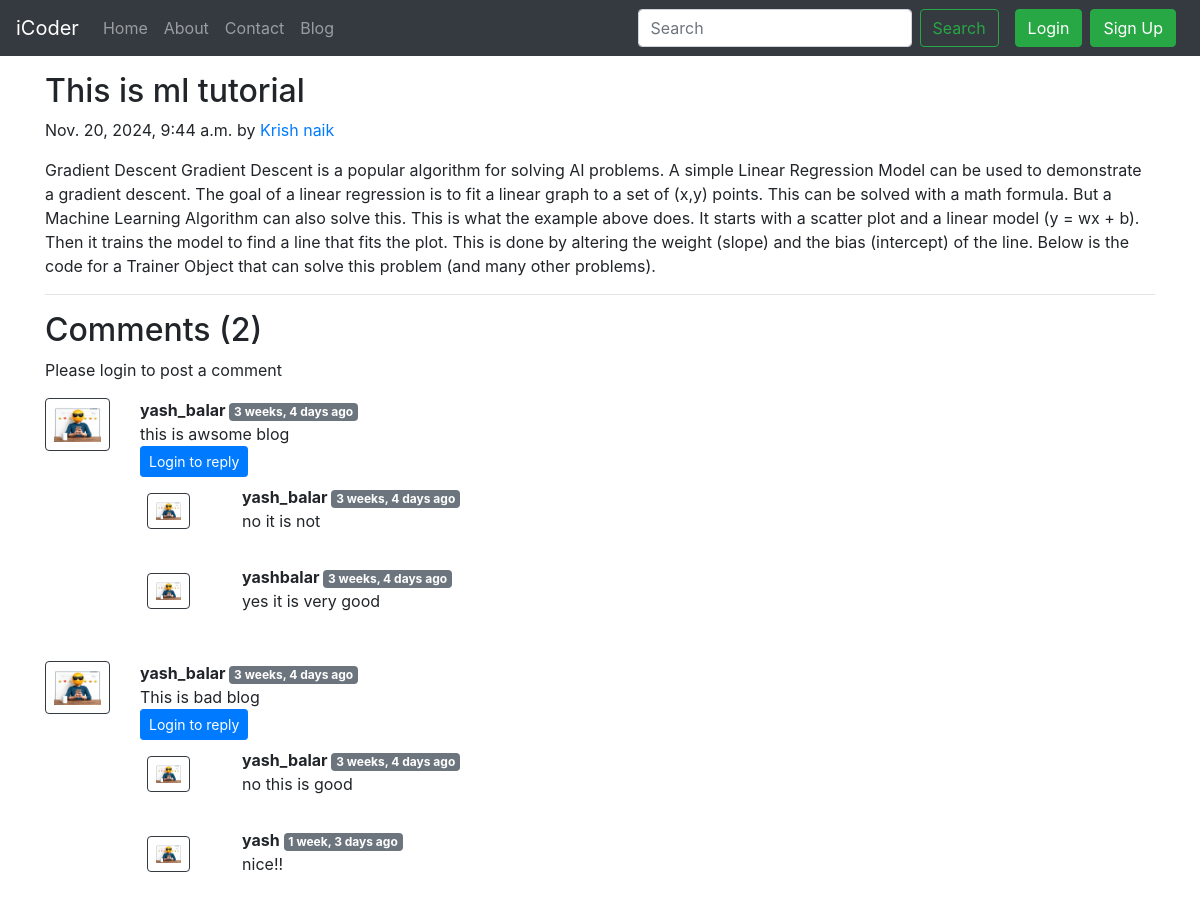
Screenshot of /blog/slug for it is ml with the database file from the repository.
### blog/models.py (models this page shows, shortened)
class Post(models.Model):
    sno=models.AutoField(primary_key=True)
    title=models.CharField(max_length=255)
    author=models.CharField(max_length=14)
    slug=models.CharField(max_length=130)
    timeStamp=models.DateTimeField(blank=True)
    content=models.TextField()

class BlogComment(models.Model):
    sno= models.AutoField(primary_key=True)
    comment=models.TextField()
    user=models.ForeignKey(User, on_delete=models.CASCADE)
    post=models.ForeignKey(Post, on_delete=models.CASCADE)
    parent=models.ForeignKey('self',on_delete=models.CASCADE, null=True )
    timestamp= models.DateTimeField(default=now)
    def __str__(self):
        return self.comment[0:13] + "..." + "by" + " " + self.user.username

### blog/views.py (the view)
# urls.py: path('<str:slug>', views.blogPost, name="blogPost"),
def blogPost(request, slug):
    post=Post.objects.filter(slug=slug).first()
    comments= BlogComment.objects.filter(post=post, parent=None)
    replies= BlogComment.objects.filter(post=post).exclude(parent=None)
    replyDict={}
    for reply in replies:
        print(reply)
        if reply.parent.sno not in replyDict.keys():
            replyDict[reply.parent.sno]=[reply]
        else:
            replyDict[reply.parent.sno].append(reply)
    context={'post':post, 'comments': comments, 'user': request.user, 'replyDict': replyDict}
    return render(request, "blog/blogPost.html", context)

### blog/templatetags/extras.py (called while the page is built)
@register.filter(name='get_val')
def get_val(dict, key):
    return dict.get(key)

### templates/blog/blogPost.html (shortened to what this page needs)
{% extends 'base.html' %}
{% block body %}
{% load humanize %}
{% load extras %}
<div class="container my-3">
    <h2 class="blog-post-title">{{post.title}}</h2>
    <p class="blog-post-meta">{{post.timeStamp}} by <a href="/about">{{post.author}}</a></p>
    <p>{{post.content|safe}}</p>
    <hr>
</div>
<div class="container">
    <h2> Comments ({{comments.count}}) </h2>
    <div class="my-2">
        {% if user.is_authenticated %}
        <form action="/blog/postComment" method="post">
            {% csrf_token %}
            <div class="form-group">
                <label for="exampleInputEmail1">Post Comment </label>
                <input type="text" class="form-control" name="comment" placeholder="Enter comment here">
            </div>
            <input type="hidden" name="postSno" value="{{post.sno}}">
            <input type="hidden" name="parentSno" value="">
            <button type="submit" class="btn btn-primary">Submit</button>
        </form>
        {% else %}
        Please login to post a comment
        {% endif %}
    </div>
    {% for comment in comments %}
    <div class="row my-3">
        <div class="col-md-1  ">
            <img class="rounded mx-auto d-block w-100 border border-dark p-2" src="/static/comment_piv.jpg" alt="user">
        </div>
        <div class="col-md-11 ">
            <b> {{comment.user.username}} </b> <span class="badge badge-secondary ">{{comment.timestamp| naturaltime}}</span>
            <div>{{comment.comment}}</div>
            <div class="reply mx-0">
                {% if user.is_authenticated %}
                <button class="btn btn-sm btn-primary" type="button" data-toggle="collapse" data-target="#replyBox{{comment.sno}}" aria-expanded="false" aria-controls="replyBox{{comment.sno}}">
                    Reply
                </button>
                <div class="collapse" id="replyBox{{comment.sno}}">
                    <div class="card card-body my-2">
                        <form action="/blog/postComment" method="post">
                            {% csrf_token %}
                            <div class="form-group">
                                <label for="comment">Post a reply </label>
                                <input type="text" class="form-control" name="comment" placeholder="Enter comment here">
                                <input type="hidden" name="parentSno" value="{{comment.sno}}">
                            </div>
                            <input type="hidden" name="postSno" value="{{post.sno}}">
                            <button type="submit" class="btn btn-primary">Submit</button>
                        </form>
                    </div>
                </div>
                {% else %}
                <button class="btn btn-sm btn-primary" type="button" data-toggle="collapse" data-target="#replyBox{{comment.sno}}" aria-expanded="false" aria-controls="replyBox{{comment.sno}}">
                    Login to reply
                </button>
                {% endif %}
                <div class="replies my-2 ">
                    {% for reply in replyDict|get_val:comment.sno %}
                    <div class="row my-2">
                        <div class="col-md-1 ">
                            <img class="rounded mx-auto d-block w-75 my-2 border border-dark p-2" src="/static/comment_piv.jpg" alt="user">
                        </div>
                        <div class="col-md-11">
                            <div class="col-md-11 ">
                                <b> {{reply.user.username}} </b> <span class="badge badge-secondary ">{{reply.timestamp|naturaltime}}</span>
                                <div>{{reply.comment}}</div>
                            </div>
                            <br>
                        </div>
                    </div>
                    {% endfor %}
                </div>
            </div>
        </div>
    </div>
    {% endfor %}
</div>
{% endblock %}

### templates/base.html (shortened to what this page needs)
<!doctype html>
<html lang="en">
  <head>
    <link rel="stylesheet" href="https://stackpath.bootstrapcdn.com/bootstrap/4.5.2/css/bootstrap.min.css">
  </head>
  <body>
    <nav class="navbar navbar-expand-lg navbar-dark bg-dark">
        <a class="navbar-brand" href="/">iCoder</a>
        <div class="collapse navbar-collapse" id="navbarSupportedContent">
          <ul class="navbar-nav mr-auto">
            <li class="nav-item {% block homeactive %}  {% endblock homeactive %}">
              <a class="nav-link" href="/">Home <span class="sr-only">(current)</span></a>
            </li>
            <li class="nav-item {% block aboutactive %}  {% endblock aboutactive %}" >
              <a class="nav-link" href="/about">About</a>
            </li>
            <li class="nav-item {% block contactactive %}  {% endblock contactactive %} ">
              <a class="nav-link" href="/contact">Contact</a>
            </li>
            <li class="nav-item {% block blogactive %}  {% endblock blogactive %} ">
              <a class="nav-link" href="/blog">Blog</a>
            </li>
          </ul>
          <form method="get" action="/search"class="form-inline my-2 my-lg-0 mx-3">
            <input class="form-control mr-sm-2" type="search" placeholder="Search" aria-label="Search" name="query" id="query">
            <button class="btn btn-outline-success my-2 my-sm-0 " type="submit">Search</button>
          </form>
  {% if user.is_authenticated %}
     <button type="button" class="btn btn-success mr-2">
         {{ user.username }}
     </button>
     <a href="{% url 'handleLogout' %}" class="btn btn-success mr-2">
         Logout
     </a>
  {% else %}
     <button type="button" class="btn btn-success mr-2" data-toggle="modal" data-target="#loginModal">
         Login
     </button>
     <button type="button" class="btn btn-success mr-2" data-toggle="modal" data-target="#signupModal">
         Sign Up
     </button>
  {% endif %}
        </div>
      </nav>
      {% block body %}  {% endblock body %}
  </body>
</html>

### rows the page displays
Post: title "This is ml tutorial", timeStamp "Nov. 20, 2024, 9:44 a.m.", author "Krish naik", content "Gradient Descent Gradient Descent is a popular algorithm for solving AI problems. A simple Linear Regression Model can be used to demonstrate a gradient descent. The goal of a linear regression is to fit a linear graph to a set of (x,y) points. This can be solved with a math formula. But a Machine Learning Algorithm can also solve this. This is what the example above does. It starts with a scatter plot and a linear model (y = wx + b). Then it trains the model to find a line that fits the plot. This is done by altering the weight (slope) and the bias (intercept) of the line. Below is the code for a Trainer Object that can solve this problem (and many other problems)."
BlogComment: user.username "yash_balar", timestamp "3 weeks, 4 days ago", comment "this is awsome blog"
BlogComment: user.username "yash_balar", timestamp "3 weeks, 4 days ago", comment "no it is not"
BlogComment: user.username "yashbalar", timestamp "3 weeks, 4 days ago", comment "yes it is very good"
BlogComment: user.username "yash_balar", timestamp "3 weeks, 4 days ago", comment "This is bad blog"
BlogComment: user.username "yash_balar", timestamp "3 weeks, 4 days ago", comment "no this is good"
BlogComment: user.username "yash", timestamp "1 week, 3 days ago", comment "nice!!"

### other values shown
{{ comments.count }} "2"
